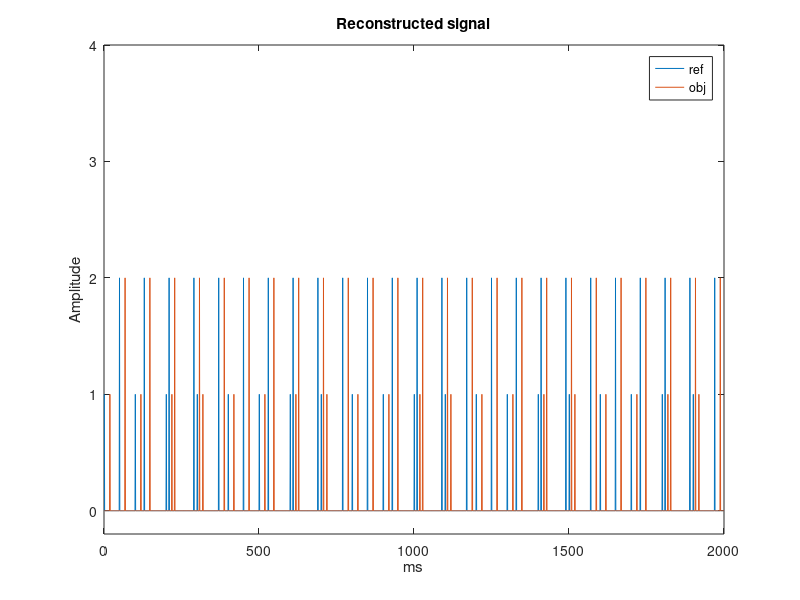
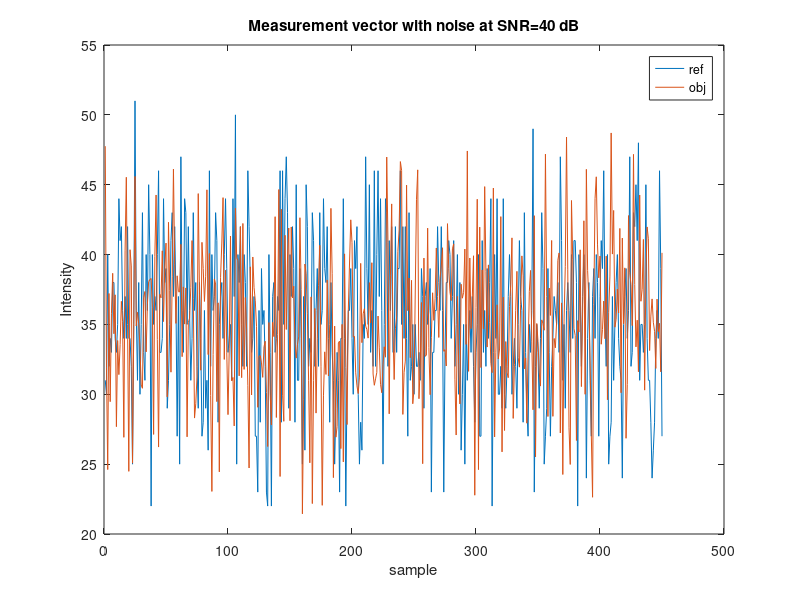

These charts were generated, in order, by the following MATLAB code: (Note: this script raises an error after producing the figures.)
clear all;
close all;
% clc;

f=1000; %kHz = 1Mhz frequency of light wave
f1=1000;
f2=1250;
T=1/f; %duty cycle of light wave
fs=50; % rate of camera sensor
Ts=1/fs; %duty cycle of camera sensor
k= 1; %sparse level per cycles
Nc1 = 100 % number sample per cycles
Nc2 = 80;
M = Nc1 * (f1+f2)/500; % number tranfers - measuments
N = Nc1 * f1/fs; % length of signal

%generate signal reference
refsig1 = zeros(N,1);
ref1= zeros(Nc1,1); % signal tranfers per cycle
ref1(1,1)= 1;

refsig2 = zeros(N,1);
ref2= zeros(Nc2,1); % signal tranfers per cycle
ref2(50,1)= 2;
% time of the light wave flighting from the object to the imaging sensor
% shiftime = round(N/M);% plot(refsig);
shiftime = 18;

objsig1 = zeros(N,1);
obj1= zeros(Nc1,1); % signal tranfers per cycle
obj1(1+shiftime: 1+shiftime)= 1;

objsig2 = zeros(N,1);
obj2= zeros(Nc2,1); % signal tranfers per cycle
obj2(50+shiftime: 50+shiftime)= 2;

for i= 1:f1/fs
    refsig1((i-1)*Nc1+1:i*Nc1) = ref1(:,1);
    objsig1((i-1)*Nc1+1:i*Nc1) = obj1(:,1);
end
for i= 1:f2/fs
    refsig2((i-1)*Nc2+1:i*Nc2) = ref2(:,1);
    objsig2((i-1)*Nc2+1:i*Nc2) = obj2(:,1);
end

refsig = refsig1+refsig2;
objsig = objsig1+objsig2;


figure(1);
plot(refsig)
hold on
plot(objsig);
ylim([-0.2 4]);
xlabel('ms');
ylabel('Amplitude');
title('Reconstructed signal');
legend('ref','obj')


% generate encode signal
Phi = randi([0 1],N,N);
y=Phi*refsig;
y1=Phi*objsig;
% figure(2);
% plot(y)
% hold on
% plot(y1);

for i=1:M
   position(i,1) = (i-1) *shiftime+1;
   while(position(i) > N)
       position(i) = position(i)-N;
   end
end

%%Adding some measurement noise.
SNR=40;
n=awgn(y1,SNR,'measured');
outputref = zeros(M,1);
outputobj = zeros(M,1);

%Making random measurements
A=zeros(M,N);
for i=1 : M
    outputref(i) = y(position(i));
    A(i,:) = Phi(position(i),:);
    outputobj(i) = n(position(i));
end

figure(3)
plot(outputref);
hold on
plot(outputobj);
xlabel('sample');
ylabel('Intensity');
title(sprintf('Measurement vector with noise at SNR=%d dB', SNR));
legend('ref','obj')
% 
% %Adding some measurement noise.
% SNR=40;
% e=createNoise(outputobj,SNR);
% 
% 
% %Measurement vector with noise.
% outputobj = outputobj + e ;
% figure(4);
% plot(outputref);
% hold on
% plot(outputobj);
% title(sprintf('Measurement vector with noise at SNR=%d dB', SNR));
% % 
% 
cvx_begin
    variable xp_ref(N);
    minimize (norm(xp_ref,1));
    subject to
    A*xp_ref==outputref;
cvx_end
% 

cvx_begin
    variable xp_obj(N);
    minimize (norm(xp_obj,1));
    subject to
    A*xp_obj==outputobj; 

%     norm(A*obj-outputobj,2) <= eps
%     minimize (norm(A*obj-outputobj,2)+0.01*norm(obj,1));
cvx_end
% 
%Compute error recovered
% diff_ref = refsig - xp_ref;
% recovery_error_ref = norm(diff_ref) / norm(refsig);
% fprintf('recovery error: %0.4f\n', recovery_error_ref);
% 
diff = objsig - xp_obj;
recovery_error = norm(diff) / norm(objsig);
fprintf('recovery error: %0.4f\n', recovery_error);
% 
% 
figure(5)
plot(xp_ref)
hold on 
plot(xp_obj)
xlabel('sample');
ylabel('Amplitude');
title('Reconstructed signal');
legend('ref','obj');

t1 = zeros(2,1);
dem=0;
for j = 1: length(xp_ref)
        if(round(xp_ref(j),1) == 2)
            t1(2) = (j-1)/(f1*Nc1);
            dem=dem+1;
        end
        if(round(xp_ref(j),1) == 1)
            t1(1) = (j-1)/(f2*Nc2);
            dem=dem+1;
        end
        if(dem ==2)
            break;
        end
        
        
        
end

t2 = zeros(2,1);
dem2=0;
for j = 1: length(xp_obj)
        if(round(xp_obj(j),1) == 2)
            t2(2) = (j-1)/(f1*10^3*Nc1);
            dem2=dem2+1;
        end
        if(round(xp_obj(j),1) == 1)
            t2(1) = (j-1)/(f2*10^3*Nc2);
            dem2=dem2+1;
        end
        if(dem2 ==2)
            break;
        end        
end

time_delay = t2(1)-t1(1);


LightSpeed = 3*10^8;
Distance = LightSpeed*time_delay;
fprintf('Measured Distance = %.2fm\n',Distance)

